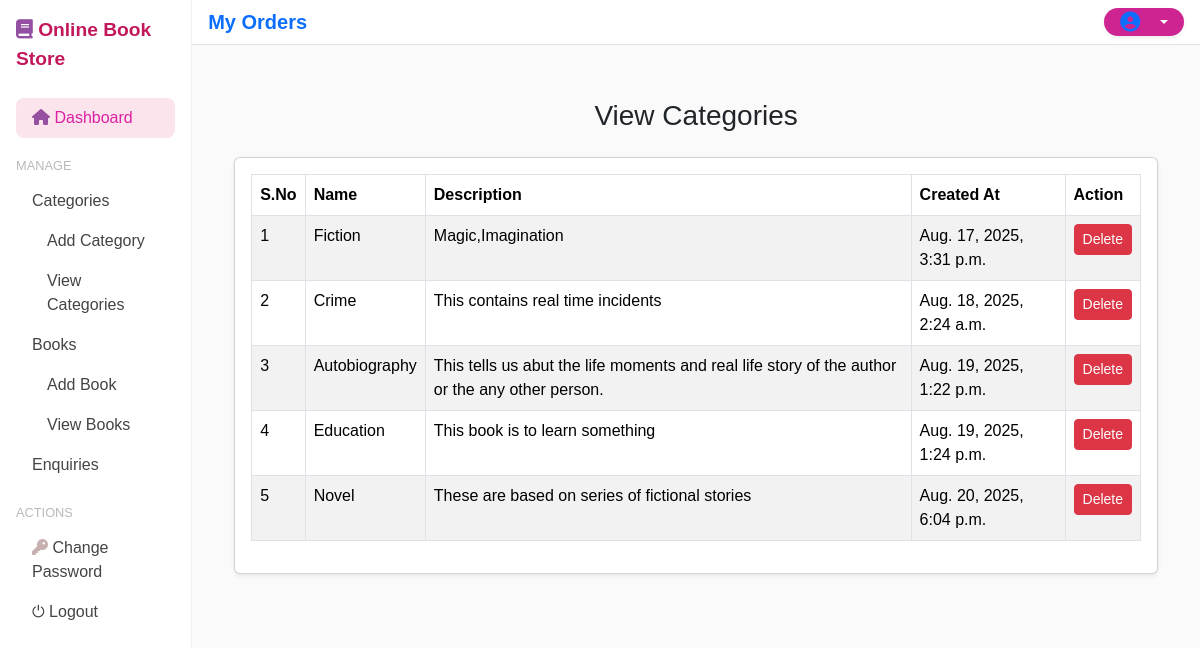
The page /adminapp/viewcat/ (signed in) on the database its author committed.
### adminapp/models.py (models this page shows)
class Category(models.Model):
    name = models.CharField(max_length=200)
    description = models.TextField()
    created_at = models.DateTimeField(auto_now_add=True)

### adminapp/views.py (the view)
# urls.py: path("viewcat/", views.viewcat, name="viewcat"),
@cache_control(no_cache=True, no_store =True,must_revalidate=True)
def viewcat(request):
    if 'adminid' not in request.session:
        messages.error(request,'Session Timed Out')
        return redirect('adminlogin')
    adminid=request.session.get('adminid')
    cat=Category.objects.all()
    context={
        'adminid':adminid,
        'cat':cat,
    }
    return render(request,'viewcat.html',context)

### adminapp/templates/viewcat.html
{% extends 'adminbase1.html' %}
{% load static %}
{% block admin %}
<div class="container mt-4">
    <h3 class="text-center mb-4">View Categories</h3>
    <div class="row">
        <div class="col-sm-12">
            <div class="card shadow-sm p-3">
                <table class="table table-bordered table-striped table-hover">
                    <thead style="background-color: rgba(205, 30, 205, 0.767); color: white;">
                        <tr>
                            <th>S.No</th>
                            <th>Name</th>
                            <th>Description</th>
                            <th>Created At</th>
                            <th>Action</th>
                        </tr>
                    </thead>
                    <tbody>
                        {% for e in cat %}
                        <tr>
                            <td>{{ forloop.counter }}</td>
                            <td>{{ e.name }}</td>
                            <td>{{ e.description }}</td>
                            <td>{{ e.created_at }}</td>
                            <td>
                                <a href="{% url 'delcat' id=e.id %}" class="btn btn-danger btn-sm"
                                    onclick="return confirm('Are you sure you want to delete this category?')">Delete</a>
                            </td>
                        </tr>
                        {% endfor %}
                    </tbody>
                </table>
            </div>
        </div>
    </div>
</div>
{% endblock %}

### adminapp/templates/adminbase1.html (shortened to what this page needs)
{% load static %}
<!DOCTYPE html>
<html lang="en">
<head>
  <link href="https://cdn.jsdelivr.net/npm/bootstrap@5.3.2/dist/css/bootstrap.min.css" rel="stylesheet">
  <link rel="stylesheet" href="https://cdnjs.cloudflare.com/ajax/libs/font-awesome/6.5.1/css/all.min.css"
 />
  <link rel="stylesheet" href="{% static 'css/style.css' %}">
</head>
<body>
  <div class="d-flex">
    <div class="sidebar p-3">
      <div class="brand mb-4"><i class="fa-solid fa-book" style="color: #934fa1;"></i> Online Book Store</div>
      <ul class="nav flex-column">
        <li class="nav-item">
          <a href="{% url 'admindash' %}" class="nav-link active"><i class="fa-solid fa-house"
              style="color: #9650a0;"></i> Dashboard</a>
        </li>
      </ul>
      <h6>Manage</h6>
      <ul class="nav flex-column">
        <li class="nav-item pc-hasmenu">
          <a href="#!" class="nav-link">
            <span class="pc-mtext">Categories</span>
          </a>
          <ul style="list-style: none; padding-left: 15px;">
            <li class="nav-item"><a class="nav-link" href="{% url 'addcat' %}">Add Category</a></li>
            <li class="nav-item"><a class="nav-link" href="{% url 'viewcat' %}">View Categories</a></li>
          </ul>
        </li>
        <li class="nav-item pc-hasmenu">
          <a href="#!" class="nav-link">
            <span class="pc-mtext">Books</span>
          </a>
          <ul style="list-style: none; padding-left: 15px;">
            <li class="nav-item"><a class="nav-link" href="{% url 'addbook' %}">Add Book</a></li>
            <li class="nav-item"><a class="nav-link" href="{% url 'viewbook' %}">View Books</a></li>
          </ul>
        </li>
        <li class="nav-item">
          <a href="{% url 'viewenqs' %}" class="nav-link">Enquiries</a>
        </li>
      </ul>
      <h6>Actions</h6>
      <ul class="nav flex-column">
        <li class="nav-item"><a href="{% url 'changepassword' %}" class="nav-link"><i class="fa-solid fa-key"
              style="color: #c7b0b0;"></i> Change Password</a></li>
        <li class="nav-item"><a href="{% url 'adminlogout' %}" class="nav-link">⏻ Logout</a></li>
      </ul>
    </div>
    <div class="flex-grow-1">
<div class="topbar d-flex justify-content-between align-items-center px-3 py-2 shadow-sm bg-white border-bottom">
  <h5 class="mb-0 fw-semibold text-primary"> My Orders</h5>
  <div class="dropdown">
    <button class="btn btn-light d-flex align-items-center gap-2 px-3 py-1 rounded-pill shadow-sm dropdown-toggle"
            data-bs-toggle="dropdown" aria-expanded="false">
      <i class="fa-solid fa-user-circle text-primary fs-5"></i>
    </button>
  </div>
</div>
      <div class="content">
        {% block admin %}{% endblock %}
      </div>
    </div>
  </div>
</body>
</html>

### mainapp/static/css/style.css (style rules this page uses)
* { padding:0px; margin:0px; }
body { font-family: Arial, sans-serif; }

### adminapp/templates/adminbase1.html (style rules this page uses)
body { background-color: #fff; }
.sidebar { top: 0; position: sticky; height: 100vh; background-color: #fff; border-right: 1px solid #f0f0f0; padding: 20px; }
.sidebar .nav-link { color: #444; font-weight: 500; transition: 0.3s; }
.sidebar .nav-link:hover, .sidebar .nav-link.active { background-color: #fce4ec; color: #db20a3; border-radius: 8px; }
.sidebar h6 { font-size: 0.8rem; text-transform: uppercase; margin-top: 20px; color: #b9b9b9; }
.content { padding: 30px; background-color: #fafafa; min-height: 100vh; }
.topbar { border-bottom: 1px solid #eee; background-color: #fff; padding: 10px 20px; display: flex; justify-content: space-between; align-items: center; }
.brand { font-weight: bold; color: #c2185b; font-size: 1.2rem; }
.dropdown-toggle { background-color: #cd2492; color: #fff; border: none; border-radius: 20px; padding: 6px 16px; font-size: 0.9rem; }

### rows shown on the page
Category: name "Fiction", description "Magic,Imagination", created_at "Aug. 17, 2025, 3:31 p.m."
Category: name "Crime", description "This contains real time incidents", created_at "Aug. 18, 2025, 2:24 a.m."
Category: name "Autobiography", description "This tells us abut the life moments and real life story of the author or the any other person.", created_at "Aug. 19, 2025, 1:22 p.m."
Category: name "Education", description "This book is to learn something", created_at "Aug. 19, 2025, 1:24 p.m."
Category: name "Novel", description "These are based on series of fictional stories", created_at "Aug. 20, 2025, 6:04 p.m."
